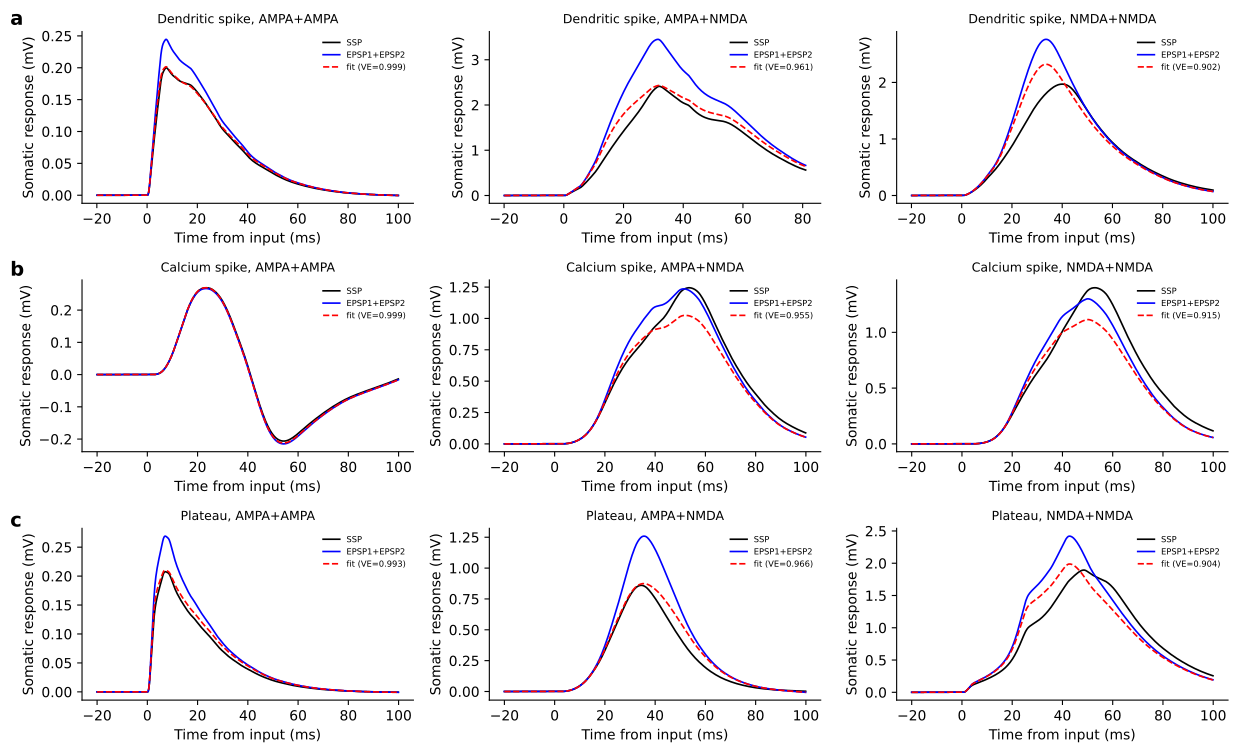

Write Python code to recreate this figure.
import csv
import os
from itertools import zip_longest
from pathlib import Path

import matplotlib.pyplot as plt
import numpy as np

ROOT = Path(__file__).resolve().parents[3]
DATA = ROOT / "nc_final_data" / "FigureS2" / "FigureS2_abc"
SOURCE = ROOT / "nc_final_source_data" / "FigureS2" / "FigureS2_abc"
PANELS = ['a1', 'a2', 'a3', 'b1', 'b2', 'b3', 'c1', 'c2', 'c3']
EVENTS = {"a": "Dendritic spike", "b": "Calcium spike", "c": "Plateau"}
PAIRS = {"1": "AMPA+AMPA", "2": "AMPA+NMDA", "3": "NMDA+NMDA"}


def calculate(panel):
    curves = np.load(DATA / ("FigureS2_" + panel) / "curves.npy", allow_pickle=False)
    if curves.ndim != 2 or curves.shape[1] != 4 or not np.isfinite(curves).all():
        raise ValueError("Unexpected plotted curve data")
    time, observed, linear, fit = (np.ascontiguousarray(curves[:, i]) for i in range(4))
    total = float(np.sum((observed - np.mean(observed)) ** 2))
    if total <= 0:
        raise ValueError("Degenerate response variance")
    error = observed - fit
    r2 = float(1.0 - np.sum(error * error) / total)
    result = {"time_ms": time, "ssp_mv": observed, "sum_mv": linear, "fit_mv": fit, "r2": r2}
    output = SOURCE / ("FigureS2_" + panel)
    columns = ("time_ms", "SSP_mV", "EPSP1_plus_EPSP2_mV", "fit_mV")
    write_columns(output / ("FigureS2_" + panel + ".csv"), columns, (time, observed, linear, fit))
    return result


def draw(ax, panel, result):
    time = result["time_ms"]
    ax.plot(time, result["ssp_mv"], color="black", lw=1.2, label="SSP")
    ax.plot(time, result["sum_mv"], color="blue", lw=1.2, label="EPSP1+EPSP2")
    ax.plot(time, result["fit_mv"], color="red", ls="--", lw=1.2, label=f"fit (VE={float(result['r2']):.3f})")
    ax.set_title(EVENTS[panel[0]] + ", " + PAIRS[panel[1]], fontsize=9)
    ax.set_xlabel("Time from input (ms)")
    ax.set_ylabel("Somatic response (mV)")
    ax.legend(frameon=False, fontsize=6)
    ax.spines["top"].set_visible(False)
    ax.spines["right"].set_visible(False)




def write_columns(path, columns, arrays):
    values = [np.asarray(value) for value in arrays]
    if any(value.ndim != 1 for value in values) or len(columns) != len(values):
        raise ValueError("Unexpected source data shape")
    values = [value.astype(np.float64) if value.dtype == np.float32 else value for value in values]
    path.parent.mkdir(parents=True, exist_ok=True)
    temporary = path.with_name(f".{path.name}.{os.getpid()}.tmp")
    try:
        with temporary.open("w", encoding="utf-8", newline="") as stream:
            writer = csv.writer(stream)
            writer.writerow(columns)
            writer.writerows(zip_longest(*values, fillvalue=""))
        os.replace(temporary, path)
    finally:
        if temporary.exists():
            temporary.unlink()


def main():
    if len(PANELS) == 1:
        fig, ax = plt.subplots(figsize=(4.1, 2.6))
        draw(ax, PANELS[0], calculate(PANELS[0]))
    else:
        fig, axes = plt.subplots(3, 3, figsize=(12.4, 7.6))
        for i, panel in enumerate(PANELS):
            draw(axes.flat[i], panel, calculate(panel))
        for y, label in zip((0.965, 0.635, 0.305), ("a", "b", "c")):
            fig.text(0.005, y, label, fontsize=14, fontweight="bold")
    fig.tight_layout()
    fig.savefig(Path(__file__).with_suffix(".pdf"), bbox_inches="tight")
    plt.close(fig)


if __name__ == "__main__":
    main()
